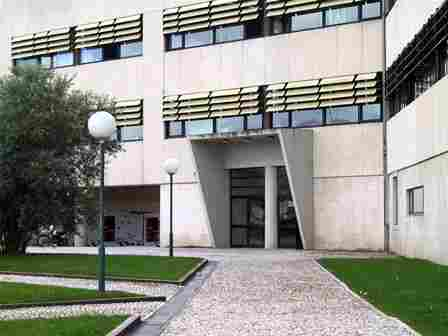
#> input picture images/deti.jpg, 448 x 336 px, found by its file name
$ python aula_03_ex_06.py
#> lines starting #> are read from the running program, lines starting #| are printed output that depends on the picture; after the words box and inside, x2 and y2 are one past the last pixel; in counts of white or black regions, pixels touching at a corner belong together

# Import
import sys
import numpy as np
import cv2
from matplotlib import pyplot as plt

# Read the RGB image
image = cv2.imread("./images/deti.jpg", cv2.IMREAD_COLOR)
#> image is the input picture: shape (336, 448, 3); mean B, G, R 139.2, 146, 145.4

if image is None:
    # Failed Reading
    print("Image file could not be opened!")
    exit(-1)

# Split the image into its B, G, R components
B, G, R = cv2.split(image)
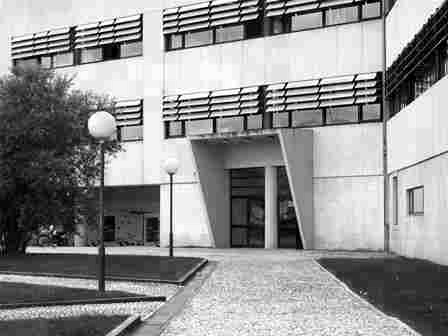
#> R: shape (336, 448); min 0, max 255, mean 145.4

# Convert the image to grayscale
gray_image = cv2.cvtColor(image, cv2.COLOR_BGR2GRAY)

# Create images for each channel
# For blue channel (set G and R to 0)
blue_image = cv2.merge([B, np.zeros_like(B), np.zeros_like(B)])
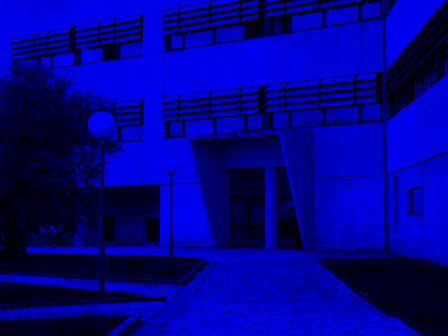
#> blue_image: shape (336, 448, 3); mean of channels 0, 1, 2 139.2, 0, 0; drawn as B, G, R

# For green channel (set B and R to 0)
green_image = cv2.merge([np.zeros_like(G), G, np.zeros_like(G)])
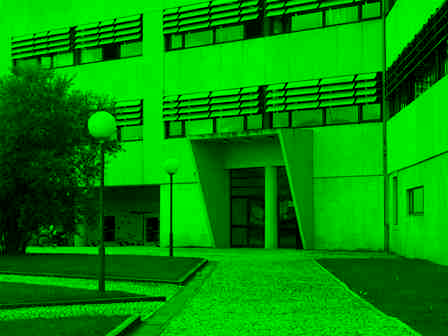
#> green_image: shape (336, 448, 3); mean of channels 0, 1, 2 0, 146, 0; drawn as B, G, R

# For red channel (set B and G to 0)
red_image = cv2.merge([np.zeros_like(R), np.zeros_like(R), R])
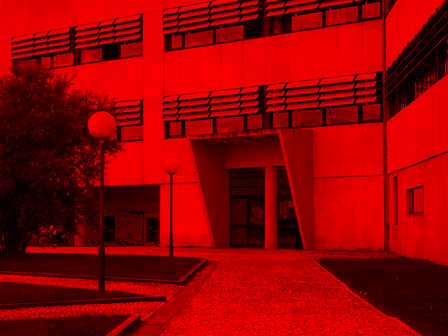
#> red_image: shape (336, 448, 3); mean of channels 0, 1, 2 0, 0, 145.4; drawn as B, G, R

# Display images
cv2.imshow("Original Image", image)
cv2.imshow("Gray Image", gray_image)
cv2.imshow("Blue Channel", blue_image)
cv2.imshow("Green Channel", green_image)
cv2.imshow("Red Channel", red_image)

# Calculate histograms for each channel
histSize = 256
histRange = [0, 256]

# Blue channel histogram
hist_B = cv2.calcHist([B], [0], None, [histSize], histRange)
#> hist_B = 256 values, max 8603 at index 234, min 80 at index 252, mean 588

# Green channel histogram
hist_G = cv2.calcHist([G], [0], None, [histSize], histRange)
#> hist_G = 256 values, max 5535 at index 234, min 133 at index 1, mean 588

# Red channel histogram
hist_R = cv2.calcHist([R], [0], None, [histSize], histRange)
#> hist_R = 256 values, max 6054 at index 234, min 111 at index 2, mean 588

# Grayscale histogram
hist_gray = cv2.calcHist([gray_image], [0], None, [histSize], histRange)
#> hist_gray = 256 values, max 9174 at index 234, min 180 at index 5, mean 588

# Grayscale histogram
hist_img = cv2.calcHist([image], [0], None, [histSize], histRange)
#> hist_img has the same summary as hist_B

# Define histogram parameters
histSize = 256
histRange = [0, 256]
histImageWidth = 512
histImageHeight = 512
color = (125)  # Gray color for the bars

# Function to create and display histogram
def draw_histogram(channel_hist, window_name):
    # Normalize the histogram to fit within the display window
#> called with channel_hist = array of shape (256, 1), window_name = 'Blue Channel Histogram'
    cv2.normalize(channel_hist, channel_hist, 0, histImageHeight, cv2.NORM_MINMAX)

    # Create a blank image for the histogram
    hist_image = np.zeros((histImageHeight, histImageWidth, 1), np.uint8)

    # Width of each histogram bar
    binWidth = int(np.ceil(histImageWidth * 1.0 / histSize))

    # Draw the histogram bars
    for i in range(histSize):
        cv2.rectangle(hist_image, (i * binWidth, histImageHeight),
                      ((i + 1) * binWidth, histImageHeight - int(channel_hist[i][0])),  # Fix here
                      (125), -1)
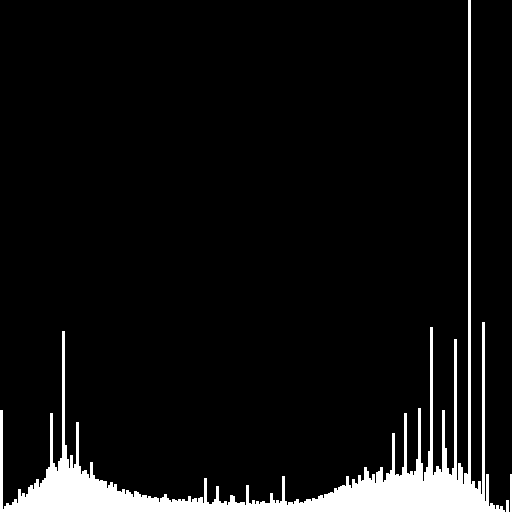
#> hist_image: shape (512, 512, 1); values 0 (black) and 125 (white), 6.6% white; 3 white regions, box (x1, y1, x2, y2) and area: (0, 0, 505, 512) 17264, (510, 474, 512, 512) 76, (506, 500, 509, 512) 36

    # Display the histogram
    cv2.imshow(window_name, hist_image)

# Calculate and display histograms for each channel
hist_B = cv2.calcHist([B], [0], None, [histSize], histRange)
draw_histogram(hist_B, "Blue Channel Histogram")

hist_G = cv2.calcHist([G], [0], None, [histSize], histRange)
draw_histogram(hist_G, "Green Channel Histogram")
#> after the loop in draw_histogram (call 2), `for i in range(histSize):`: hist_image: shape (512, 512, 1); values 0 (black) and 125 (white), 9.3% white; 2 white regions, box (x1, y1, x2, y2) and area: (4, 0, 512, 512) 24273, (0, 448, 3, 512) 192

hist_R = cv2.calcHist([R], [0], None, [histSize], histRange)
draw_histogram(hist_R, "Red Channel Histogram")
#> after the loop in draw_histogram (call 3), `for i in range(histSize):`: hist_image: shape (512, 512, 1); values 0 (black) and 125 (white), 9% white; 2 white regions, box (x1, y1, x2, y2) and area: (6, 0, 512, 512) 23247, (0, 414, 5, 512) 298

hist_gray = cv2.calcHist([gray_image], [0], None, [histSize], histRange)
draw_histogram(hist_gray, "Grayscale Image Histogram")
#> call 4 of draw_histogram, with channel_hist = array of shape (256, 1), window_name = 'Grayscale Image Histogram'
#> after the loop in draw_histogram (call 4), `for i in range(histSize):`:
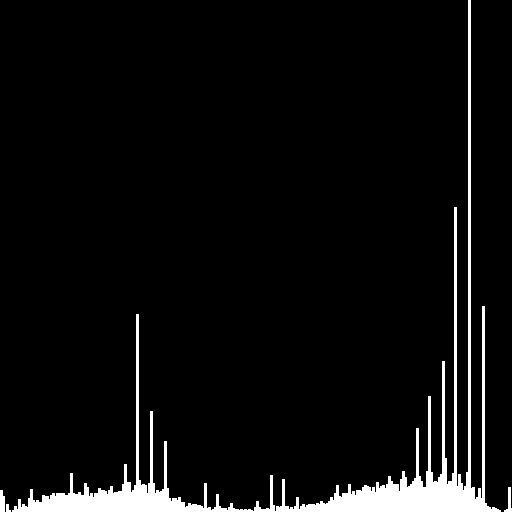
#> hist_image: shape (512, 512, 1); values 0 (black) and 125 (white), 5.2% white; 4 white regions, box (x1, y1, x2, y2) and area: (12, 0, 501, 512) 13446, (0, 490, 5, 512) 98, (504, 487, 512, 512) 89, (6, 504, 11, 512) 28

hist_img = cv2.calcHist([image], [0], None, [histSize], histRange)
draw_histogram(hist_img, "Image Histogram")

# Plot histograms using matplotlib
plt.figure(figsize=(12, 10))

# Original Image Histogram
plt.subplot(3, 2, 1)
plt.title("Image Histogram")
plt.plot(hist_img, color='m')
plt.xlim(histRange)

# Grayscale Histogram
plt.subplot(3, 2, 2)
plt.title("Grayscale Image Histogram")
plt.plot(hist_gray, color='k')
plt.xlim(histRange)

# Blue Histogram
plt.subplot(3, 2, 3)
plt.title("Blue Channel Histogram")
plt.plot(hist_B, color='b')
plt.xlim(histRange)

# Green Histogram
plt.subplot(3, 2, 4)
plt.title("Green Channel Histogram")
plt.plot(hist_G, color='g')
plt.xlim(histRange)

# Red Histogram
plt.subplot(3, 2, 5)
plt.title("Red Channel Histogram")
plt.plot(hist_R, color='r')
plt.xlim(histRange)

# Leave the last subplot empty or add another histogram if desired
plt.subplot(3, 2, 6)  # This could remain empty or you can plot something here

# Apply tight_layout
plt.tight_layout()
plt.show()
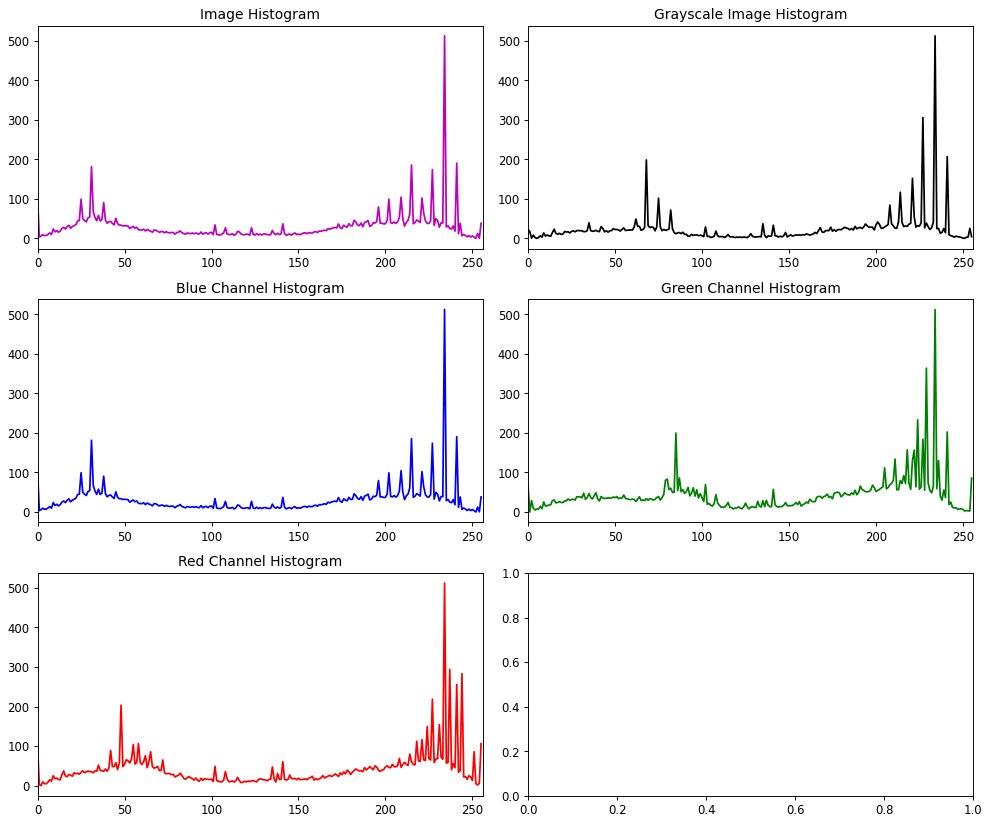
#> figure drawn by matplotlib, 5 panels; panel 1: curve peaks at x = 234, y = 512; panel 2: curve peaks at x = 234, y = 512; panel 3: curve peaks at x = 234, y = 512; panel 4: curve peaks at x = 234, y = 512

cv2.waitKey(0)
cv2.destroyAllWindows()

$ run again, with images/left01.jpg copied over images/deti.jpg
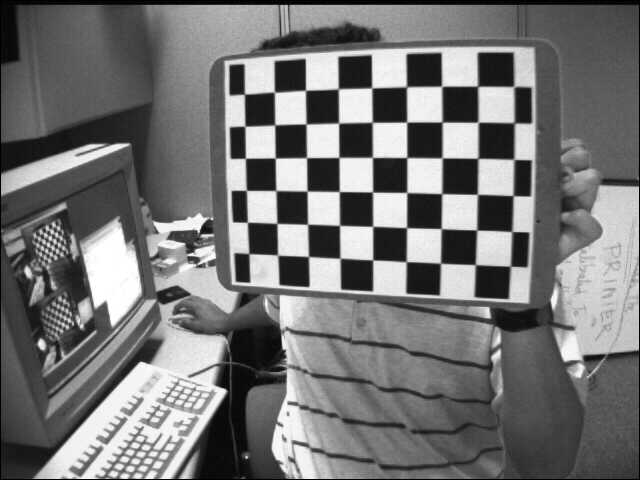
#> input picture images/left01.jpg, 640 x 480 px, found by its file name
#> image is the input picture: shape (480, 640, 3); min 0, max 255, mean 116.6
#> `red_image = cv2.merge([np.zeros_like(R), np.zeros_like(R), R])`:
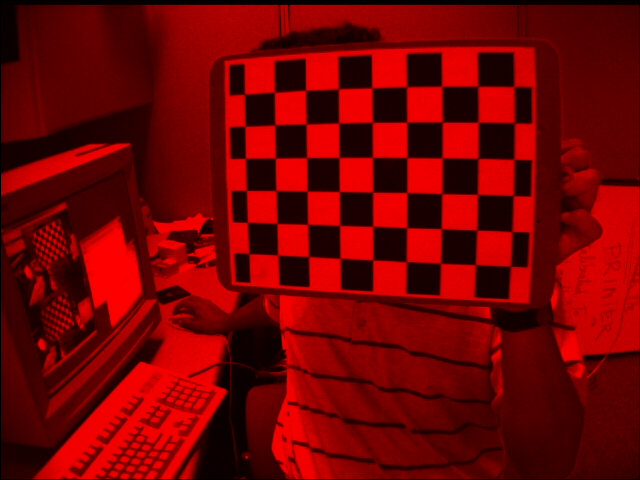
#> red_image: shape (480, 640, 3); mean of channels 0, 1, 2 0, 0, 116.6; drawn as B, G, R
#> hist_B = 256 values, max 7437 at index 26, min 186 at index 253, mean 1200
#> hist_G has the same summary as hist_B
#> hist_R has the same summary as hist_B
#> hist_gray has the same summary as hist_B
#> hist_img has the same summary as hist_B
#> after the loop in draw_histogram, `for i in range(histSize):`:
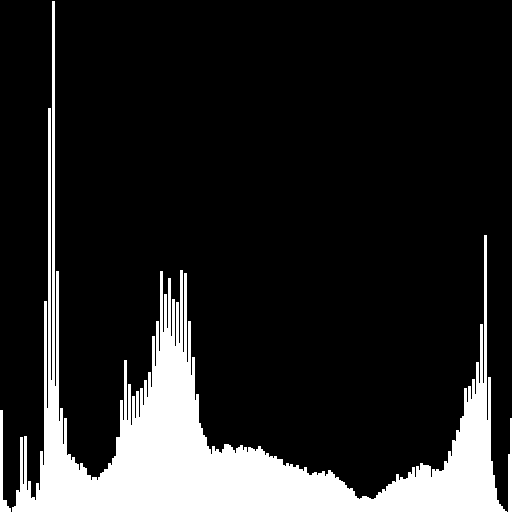
#> hist_image: shape (512, 512, 1); values 0 (black) and 125 (white), 14.9% white; 3 white regions, box (x1, y1, x2, y2) and area: (12, 1, 507, 512) 38462, (0, 410, 11, 512) 374, (508, 418, 512, 512) 304
